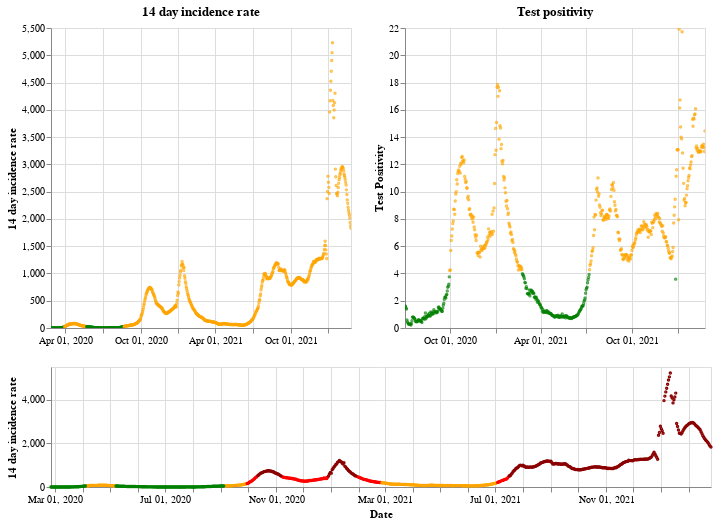

Notebook cell for this chart:
### Markdown cell above
## Northern Ireland

### Code cell
plot_traffic_light('Northern Ireland')

### Figure 1 — Vega-Lite specification as saved in the notebook (floating-point values rounded to 4 significant figures; data arrays with more than 128 entries replaced by an {"elided": "..."} marker saying what was removed)
{"config": {"view": {"continuousWidth": 400, "continuousHeight": 300}}, "vconcat": [{"hconcat": [{"mark": {"type": "point", "size": 2}, "encoding": {"color": {"condition": {"value": "green", "test": "(datum.twoWeeklyCasesRate <= 25)"}, "value": "orange"}, "tooltip": [{"type": "nominal", "field": "areaName"}, {"type": "temporal", "field": "date"}, {"type": "quantitative", "field": "twoWeeklyCasesRate"}, {"type": "quantitative", "field": "testPositivity"}], "x": {"type": "temporal", "axis": {"title": ""}, "field": "date", "scale": {"domain": {"selection": "DateBrush"}}, "timeUnit": "yearmonthdate"}, "y": {"type": "quantitative", "axis": {"title": "14 day incidence rate"}, "field": "twoWeeklyCasesRate"}}, "title": "14 day incidence rate", "width": 300}, {"mark": {"type": "point", "size": 2}, "encoding": {"color": {"condition": {"value": "green", "test": "(datum.testPositivity <= 4)"}, "value": "orange"}, "tooltip": [{"type": "nominal", "field": "areaName"}, {"type": "temporal", "field": "date"}, {"type": "quantitative", "field": "twoWeeklyCasesRate"}, {"type": "quantitative", "field": "testPositivity"}], "x": {"type": "temporal", "axis": {"title": ""}, "field": "date", "scale": {"domain": {"selection": "DateBrush"}}, "timeUnit": "yearmonthdate"}, "y": {"type": "quantitative", "axis": {"title": "Test Positivity"}, "field": "testPositivity"}}, "title": "Test positivity", "width": 300}]}, {"layer": [{"mark": {"type": "point", "size": 2}, "encoding": {"color": {"condition": {"value": "orange", "test": "(((datum.testPositivity < 4) && (datum.twoWeeklyCasesRate >= 50)) && (datum.twoWeeklyCasesRate < 200))"}, "value": "red"}, "opacity": {"condition": {"value": 1, "test": "((datum.twoWeeklyCasesRate >= 50) && (datum.twoWeeklyCasesRate < 500))"}, "value": 0}, "tooltip": [{"type": "nominal", "field": "areaName"}, {"type": "temporal", "field": "date"}, {"type": "quantitative", "field": "twoWeeklyCasesRate"}, {"type": "quantitative", "field": "testPositivity"}], "x": {"type": "temporal", "axis": {"title": "Date"}, "field": "date", "timeUnit": "yearmonthdate"}, "y": {"type": "quantitative", "axis": {"title": "14 day incidence rate"}, "field": "twoWeeklyCasesRate"}}, "selection": {"DateBrush": {"type": "interval", "encodings": ["x"], "fields": ["Time"]}}}, {"mark": {"type": "point", "size": 2}, "encoding": {"color": {"value": "darkred"}, "opacity": {"condition": {"value": 1, "test": "(datum.twoWeeklyCasesRate >= 500)"}, "value": 0}, "tooltip": [{"type": "nominal", "field": "areaName"}, {"type": "temporal", "field": "date"}, {"type": "quantitative", "field": "twoWeeklyCasesRate"}, {"type": "quantitative", "field": "testPositivity"}], "x": {"type": "temporal", "axis": {"title": "Date"}, "field": "date", "timeUnit": "yearmonthdate"}, "y": {"type": "quantitative", "axis": {"title": "14 day incidence rate"}, "field": "twoWeeklyCasesRate"}}}, {"mark": {"type": "point", "size": 2}, "encoding": {"color": {"condition": {"value": "green", "test": "((datum.testPositivity < 4) && (datum.twoWeeklyCasesRate < 50))"}, "value": "orange"}, "opacity": {"condition": {"value": 1, "test": "(datum.twoWeeklyCasesRate < 50)"}, "value": 0}, "tooltip": [{"type": "nominal", "field": "areaName"}, {"type": "temporal", "field": "date"}, {"type": "quantitative", "field": "twoWeeklyCasesRate"}, {"type": "quantitative", "field": "testPositivity"}], "x": {"type": "temporal", "axis": {"title": "Date"}, "field": "date", "timeUnit": "yearmonthdate"}, "y": {"type": "quantitative", "axis": {"title": "14 day incidence rate"}, "field": "twoWeeklyCasesRate"}}}], "height": 120, "width": 660}], "data": {"name": "data-609b49863cd5f67a6024b39075282529"}, "$schema": "https://vega.github.io/schema/vega-lite/v4.8.1.json", "datasets": {"data-609b49863cd5f67a6024b39075282529": {"elided": "731 records"}}}
